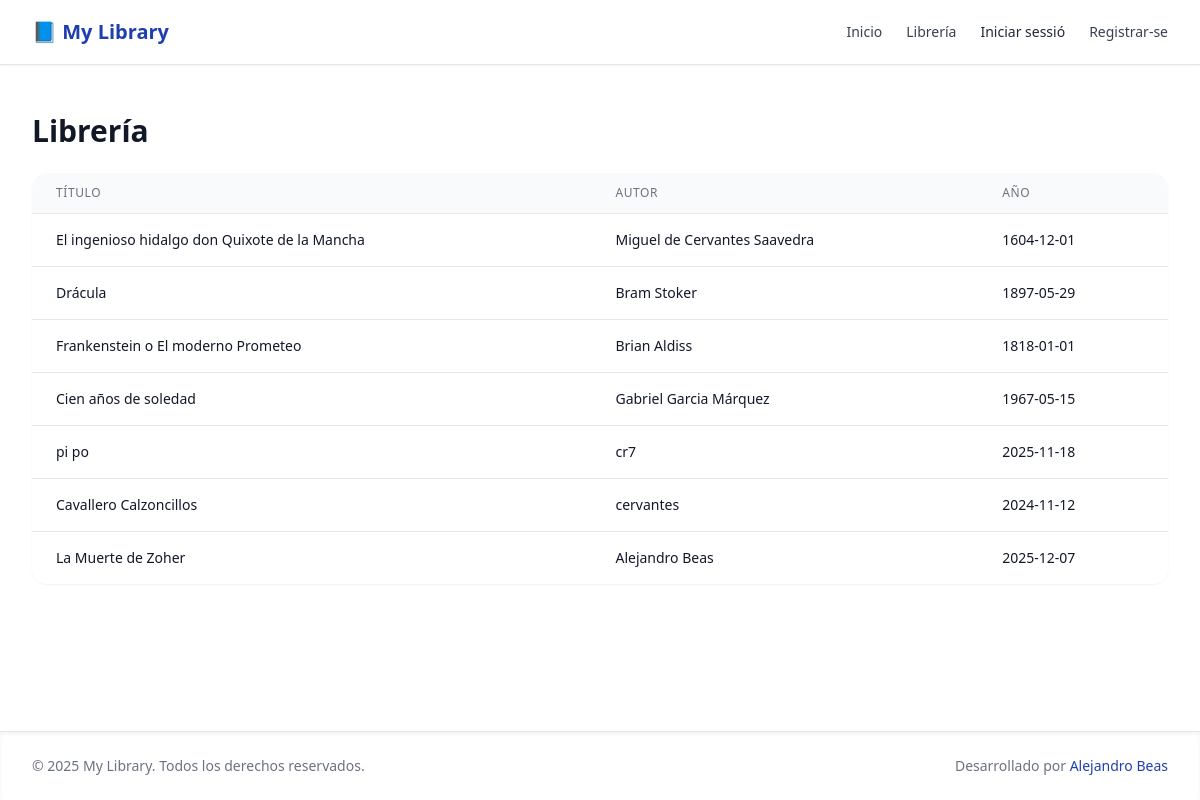
/books, run on the app's committed database.
### tables this page shows
CREATE TABLE books (
	id INTEGER NOT NULL PRIMARY KEY AUTOINCREMENT,
	title TEXT NOT NULL,
	author TEXT,
	publish_date TEXT
, sinopsis varchar(45) default NULL, Etiqueta varchar(45) default NULL, genres TEXT NOT NULL);

### controllers/bookscontroller.php (called while the page is built)
<?php
require_once __DIR__ . '/../models/books.php';
$books = getAllBooks($db);
require __DIR__ . '/../views/books_list.view.php';

### models/books.php (called while the page is built, shortened)
<?php
function getAllBooks(PDO $db): array {
    $stmt = $db->query("SELECT id, title, author, publish_date FROM books ORDER BY id DESC");
    return $stmt->fetchAll();
}

### views/books_list.view.php (the view, shortened to what this page needs)
<?php include 'partials/header.view.php'; ?>
<main class="flex-1">
    <div class="max-w-7xl mx-auto py-6 sm:px-6 lg:px-8">
        <div class="px-4 py-6 sm:px-0">
            <div class="flex justify-between items-center mb-6">
                <h1 class="text-3xl font-bold text-gray-900">Librería</h1>
            </div>
            <?php if (empty($books)): ?>
                <div class="text-center py-12 bg-white rounded-2xl shadow-sm">
                    <div class="text-gray-400 text-6xl mb-4">📚</div>
                    <h3 class="text-xl font-semibold text-gray-900 mb-2">No hay libros en la biblioteca</h3>
                    <p class="text-gray-500 mb-6">Comienza añadiendo tu primer libro a la colección.</p>
                    <?php if ($_SESSION['user']): ?>
                        <a href="/add-book" class="bg-primary text-white px-6 py-3 rounded-lg hover:bg-red-700 font-semibold inline-block">
                            Añadir Primer Libro
                        </a>
                    <?php else: ?>
                        <p class="text-gray-500">Inicia sesión para añadir libros.</p>
                    <?php endif; ?>
                </div>
            <?php else: ?>
                <div class="bg-white rounded-2xl shadow-sm overflow-hidden">
                    <div class="overflow-x-auto">
                        <table class="min-w-full divide-y divide-gray-200">
                            <thead class="bg-gray-50">
                                <tr>
                                    <th class="px-6 py-3 text-left text-xs font-medium text-gray-500 uppercase tracking-wider">Título</th>
                                    <th class="px-6 py-3 text-left text-xs font-medium text-gray-500 uppercase tracking-wider">Autor</th>
                                    <th class="px-6 py-3 text-left text-xs font-medium text-gray-500 uppercase tracking-wider">Año</th>
                                </tr>
                            </thead>
                            <tbody class="bg-white divide-y divide-gray-200">
                                <?php foreach ($books as $book): ?>
                                    <tr class="hover:bg-gray-50">
                                        <td class="px-6 py-4 whitespace-nowrap">
                                            <a href="/view-book/<?= $book['id'] ?>"><div class="text-sm font-medium text-gray-900"><?= htmlspecialchars($book['title']) ?> </div></a>
                                        </td>
                                        <td class="px-6 py-4 whitespace-nowrap">
                                            <div class="text-sm text-gray-900"><?= htmlspecialchars($book['author']) ?></div>
                                        </td>
                                        <td class="px-6 py-4 whitespace-nowrap">
                                            <div class="text-sm text-gray-900"><?= htmlspecialchars($book['publish_date']) ?></div>
                                        </td>
                                    </tr>
                                <?php endforeach; ?>
                            </tbody>
                        </table>
                    </div>
                </div>
            <?php endif; ?>
        </div>
    </div>
</main>
<?php include 'partials/footer.view.php'; ?>

### data on the page
books: title "El ingenioso hidalgo don Quixote de la Mancha", author "Miguel de Cervantes Saavedra", publish_date "1604-12-01"
books: title "Drácula", author "Bram Stoker", publish_date "1897-05-29"
books: title "Frankenstein o El moderno Prometeo", author "Brian Aldiss", publish_date "1818-01-01"
books: title "Cien años de soledad", author "Gabriel Garcia Márquez", publish_date "1967-05-15"
books: title "pi po", author "cr7", publish_date "2025-11-18"
books: title "Cavallero Calzoncillos", author "cervantes", publish_date "2024-11-12"
books: title "La Muerte de Zoher", author "Alejandro Beas", publish_date "2025-12-07"

### other printed values
APP_NAME "My Library"
